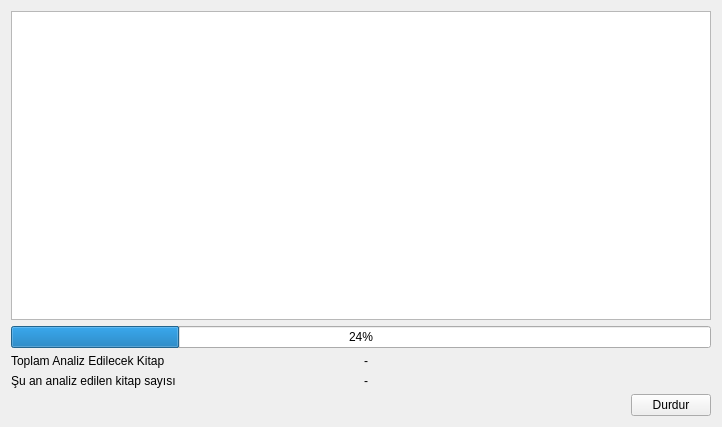
<?xml version="1.0" encoding="UTF-8"?>
<ui version="4.0">
 <class>ProgressWidget</class>
 <widget class="QWidget" name="ProgressWidget">
  <property name="geometry">
   <rect>
    <x>0</x>
    <y>0</y>
    <width>722</width>
    <height>427</height>
   </rect>
  </property>
  <property name="windowTitle">
   <string>Form</string>
  </property>
  <layout class="QVBoxLayout" name="verticalLayout">
   <item>
    <widget class="QPlainTextEdit" name="plainTextEdit"/>
   </item>
   <item>
    <widget class="QProgressBar" name="progressBar">
     <property name="value">
      <number>24</number>
     </property>
    </widget>
   </item>
   <item>
    <layout class="QHBoxLayout" name="horizontalLayout">
     <item>
      <widget class="QLabel" name="label">
       <property name="text">
        <string>Toplam Analiz Edilecek Kitap</string>
       </property>
      </widget>
     </item>
     <item>
      <widget class="QLabel" name="label_totalBook">
       <property name="text">
        <string>-</string>
       </property>
      </widget>
     </item>
    </layout>
   </item>
   <item>
    <layout class="QHBoxLayout" name="horizontalLayout_2">
     <item>
      <widget class="QLabel" name="label_2">
       <property name="text">
        <string>Şu an analiz edilen kitap sayısı</string>
       </property>
      </widget>
     </item>
     <item>
      <widget class="QLabel" name="label_currentBook">
       <property name="text">
        <string>-</string>
       </property>
      </widget>
     </item>
    </layout>
   </item>
   <item alignment="Qt::AlignRight">
    <widget class="QPushButton" name="pushButton_durdur">
     <property name="text">
      <string>Durdur</string>
     </property>
    </widget>
   </item>
  </layout>
 </widget>
 <resources/>
 <connections/>
</ui>
